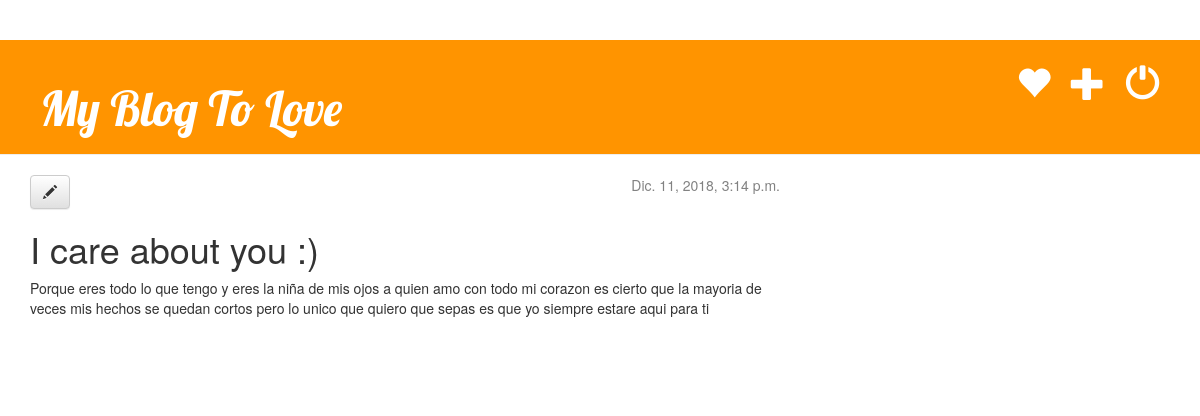
The app's page /post/4/ (signed in) with its own data.
### blog/models.py (models this page shows, shortened)
class Post(models.Model):
    User = get_user_model()
    author = models.ForeignKey(User, default='User', on_delete=models.CASCADE)
    title = models.CharField(max_length=200)
    text = models.TextField()
    created_date = models.DateTimeField(default=timezone.now)
    published_date = models.DateTimeField(blank=True, null=True)

### blog/views.py (the view)
# urls.py: path('post/<int:pk>/', login_required(views.post_detail), name='post_detail'),
def post_detail(request, pk):
    post = get_object_or_404(Post,pk=pk)
    return render(request, 'blog/post_detail.html', {'post': post})

### templates/blog/post_detail.html (shortened to what this page needs)
{% extends 'base/base.html' %}
{% block content %}
    <div class="post">
        {% if post.published_date %}
            <div class="date">
                {{ post.published_date }}
            </div>
        {% endif %}
        <a class="btn btn-default" href="{% url 'blog:post_edit' pk=post.pk %}"><span class="glyphicon glyphicon-pencil"></span></a>
        <h1>{{ post.title }}</h1>
        <p>{{ post.text|linebreaksbr }}</p>
    </div>
{% endblock %}

### static/css/blog.css (style rules this page uses)
h1, h2, h3, h4 { font-family: 'Lobster', cursive; }
.date { float: right; color: #828282; }
.post { margin-bottom: 70px; }

### records on screen
Post: published_date "Dic. 11, 2018, 3:14 p.m.", title "I care about you :)", text "Porque eres todo lo que tengo y eres la niña de mis ojos a quien amo con todo mi corazon es cierto que la mayoria de veces mis hechos se quedan cortos pero lo unico que quiero que sepas es que yo siempre estare aqui para ti"
